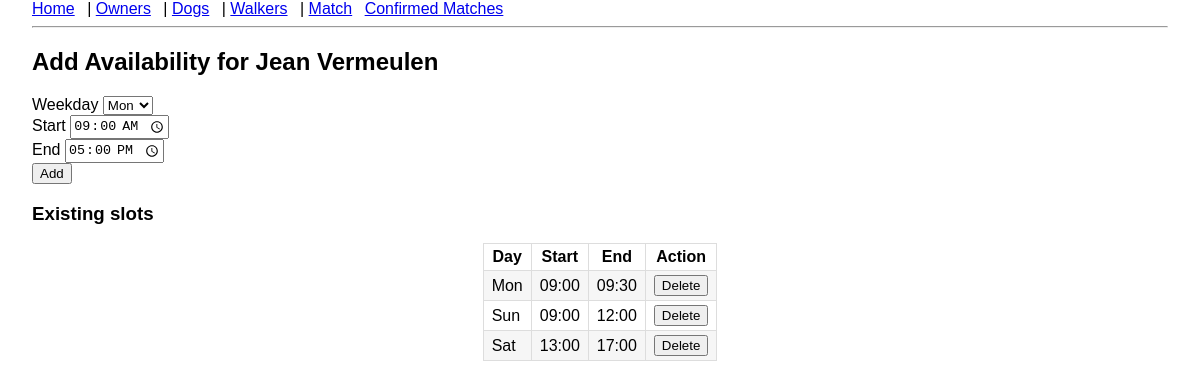
Screenshot of /availability/walker/2 with the database file from the repository.
### models.py (models this page shows)
class DogWalker(db.Model):
    id = db.Column(db.Integer, primary_key=True)
    name = db.Column(db.String(100), nullable=False)
    phone = db.Column(db.String(40))
    availabilities = db.relationship(
        "Availability", backref="walker", cascade="all, delete-orphan"
    )

class Availability(db.Model):
    id = db.Column(db.Integer, primary_key=True)
    weekday = db.Column(db.Integer, nullable=False)  # 0 = Mon … 6 = Sun
    start_time = db.Column(db.Time, nullable=False)
    end_time = db.Column(db.Time, nullable=False)
    dog_id = db.Column(db.Integer, db.ForeignKey("dog.id"))
    walker_id = db.Column(db.Integer, db.ForeignKey("dog_walker.id"))

### app.py (the view, shortened to what this page needs)
@app.route("/availability/<string:entity>/<int:entity_id>", methods=["GET", "POST"])
def manage_availability(entity, entity_id):
    form = AvailabilityForm()
    if entity == "dog":
        obj = Dog.query.get_or_404(entity_id)
    else:
        obj = DogWalker.query.get_or_404(entity_id)
    return render_template(
        "availability_form.html",
        form=AvailabilityForm(),
        entity=entity,
        obj=obj
    )

### forms.py (shortened to what this page needs)
class AvailabilityForm(FlaskForm):
    weekday = SelectField("Weekday", coerce=int, choices=WEEKDAYS)
    start_time = TimeField("Start", default=dt.time(9, 0))
    end_time = TimeField("End", default=dt.time(17, 0))
    submit = SubmitField("Add")

### templates/availability_form.html (shortened to what this page needs)
{% extends "layout.html" %}
{% block content %}
<h2>Add Availability for {{ obj.name }}</h2>
<form method="post">
    {{ form.weekday.label }} {{ form.weekday() }}<br>
    {{ form.start_time.label }} {{ form.start_time() }}<br>
    {{ form.end_time.label }} {{ form.end_time() }}<br>
    {{ form.submit() }}
</form>
<h3>Existing slots</h3>
<table>
    <tr>
        <th>Day</th>
        <th>Start</th>
        <th>End</th>
        <th>Action</th>
    </tr>
    {% for a in obj.availabilities %}
    <tr>
        <td>{{ ['Mon','Tue','Wed','Thu','Fri','Sat','Sun'][a.weekday] }}</td>
        <td>{{ a.start_time.strftime('%H:%M') }}</td>
        <td>{{ a.end_time.strftime('%H:%M') }}</td>
        <td>
            <form action="{{ url_for('delete_availability', availability_id=a.id) }}" method="post" style="margin:0;">
                <button type="submit" onclick="return confirm('Are you sure you want to delete this slot?');"
                        class="btn btn-danger">
                    Delete
                </button>
            </form>
        </td>
    </tr>
    {% endfor %}
</table>
{% endblock %}

### static/style.css (style rules this page uses)
body { font-family: Arial, sans-serif; margin: 0 2rem; }
table { border-collapse: collapse; width: auto; margin: 0 auto; }
th, td { border: 1px solid #ddd; padding: 4px 8px; }
tr:nth-child(even) { background: #f6f6f6; }

### rows the page displays
DogWalker: name "Jean Vermeulen"
Availability: weekday "Mon", start_time "09:00", end_time "09:30"
Availability: weekday "Sun", start_time "09:00", end_time "12:00"
Availability: weekday "Sat", start_time "13:00", end_time "17:00"
